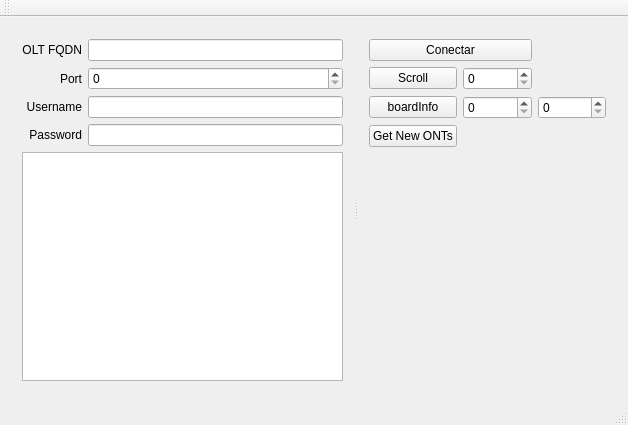
<?xml version="1.0" encoding="UTF-8"?>
<ui version="4.0">
 <class>QFrontend</class>
 <widget class="QMainWindow" name="QFrontend">
  <property name="geometry">
   <rect>
    <x>0</x>
    <y>0</y>
    <width>628</width>
    <height>425</height>
   </rect>
  </property>
  <property name="windowTitle">
   <string>QFrontend</string>
  </property>
  <widget class="QWidget" name="centralWidget">
   <layout class="QGridLayout" name="gridLayout_3">
    <item row="0" column="0">
     <widget class="QSplitter" name="splitter">
      <property name="orientation">
       <enum>Qt::Horizontal</enum>
      </property>
      <property name="childrenCollapsible">
       <bool>false</bool>
      </property>
      <widget class="QWidget" name="layoutWidget">
       <layout class="QGridLayout" name="gridLayout">
        <item row="0" column="0">
         <widget class="QLabel" name="label">
          <property name="text">
           <string>OLT FQDN</string>
          </property>
          <property name="alignment">
           <set>Qt::AlignRight|Qt::AlignTrailing|Qt::AlignVCenter</set>
          </property>
         </widget>
        </item>
        <item row="0" column="1">
         <widget class="QLineEdit" name="leFQDN"/>
        </item>
        <item row="1" column="0">
         <widget class="QLabel" name="label_4">
          <property name="text">
           <string>Port</string>
          </property>
          <property name="alignment">
           <set>Qt::AlignRight|Qt::AlignTrailing|Qt::AlignVCenter</set>
          </property>
         </widget>
        </item>
        <item row="1" column="1">
         <widget class="QSpinBox" name="sbPort"/>
        </item>
        <item row="2" column="0">
         <widget class="QLabel" name="label_2">
          <property name="text">
           <string>Username</string>
          </property>
          <property name="alignment">
           <set>Qt::AlignRight|Qt::AlignTrailing|Qt::AlignVCenter</set>
          </property>
         </widget>
        </item>
        <item row="2" column="1">
         <widget class="QLineEdit" name="leUName"/>
        </item>
        <item row="3" column="0">
         <widget class="QLabel" name="label_3">
          <property name="text">
           <string>Password</string>
          </property>
          <property name="alignment">
           <set>Qt::AlignRight|Qt::AlignTrailing|Qt::AlignVCenter</set>
          </property>
         </widget>
        </item>
        <item row="3" column="1">
         <widget class="QLineEdit" name="leUPass"/>
        </item>
        <item row="4" column="0" colspan="2">
         <widget class="QPlainTextEdit" name="telnetOut">
          <property name="font">
           <font>
            <family>Courier New</family>
            <pointsize>8</pointsize>
           </font>
          </property>
         </widget>
        </item>
       </layout>
      </widget>
      <widget class="QWidget" name="layoutWidget">
       <layout class="QGridLayout" name="gridLayout_2">
        <item row="4" column="0">
         <spacer name="verticalSpacer">
          <property name="orientation">
           <enum>Qt::Vertical</enum>
          </property>
          <property name="sizeHint" stdset="0">
           <size>
            <width>20</width>
            <height>40</height>
           </size>
          </property>
         </spacer>
        </item>
        <item row="0" column="0" colspan="2">
         <widget class="QPushButton" name="btLogin">
          <property name="text">
           <string>Conectar</string>
          </property>
         </widget>
        </item>
        <item row="2" column="0">
         <widget class="QPushButton" name="btBoardInfo">
          <property name="text">
           <string>boardInfo</string>
          </property>
         </widget>
        </item>
        <item row="1" column="0">
         <widget class="QPushButton" name="btScroll">
          <property name="text">
           <string>Scroll</string>
          </property>
         </widget>
        </item>
        <item row="1" column="1">
         <widget class="QSpinBox" name="sbScroll">
          <property name="maximum">
           <number>512</number>
          </property>
         </widget>
        </item>
        <item row="3" column="0">
         <widget class="QPushButton" name="btNewOLTs">
          <property name="text">
           <string>Get New ONTs</string>
          </property>
         </widget>
        </item>
        <item row="2" column="2">
         <widget class="QSpinBox" name="sbSlot">
          <property name="maximum">
           <number>10</number>
          </property>
         </widget>
        </item>
        <item row="2" column="1">
         <widget class="QSpinBox" name="sbFrame">
          <property name="maximum">
           <number>32</number>
          </property>
         </widget>
        </item>
       </layout>
      </widget>
     </widget>
    </item>
   </layout>
  </widget>
  <widget class="QMenuBar" name="menuBar">
   <property name="geometry">
    <rect>
     <x>0</x>
     <y>0</y>
     <width>628</width>
     <height>21</height>
    </rect>
   </property>
  </widget>
  <widget class="QToolBar" name="mainToolBar">
   <attribute name="toolBarArea">
    <enum>TopToolBarArea</enum>
   </attribute>
   <attribute name="toolBarBreak">
    <bool>false</bool>
   </attribute>
  </widget>
  <widget class="QStatusBar" name="statusBar"/>
 </widget>
 <layoutdefault spacing="6" margin="11"/>
 <tabstops>
  <tabstop>leFQDN</tabstop>
  <tabstop>sbPort</tabstop>
  <tabstop>leUName</tabstop>
  <tabstop>leUPass</tabstop>
  <tabstop>telnetOut</tabstop>
  <tabstop>btLogin</tabstop>
 </tabstops>
 <resources/>
 <connections/>
</ui>
